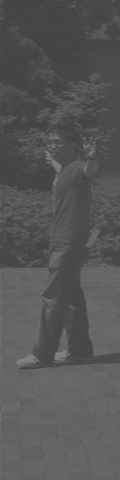
%> input picture Lista 3/Imagens/ex2.bmp, 120 x 480 px
$ octave exercicio_3.m   (GNU Octave 9; MATLAB toolbox functions it lacks are replaced by stand-ins)
%> lines starting %> are read from the running program, lines starting %| are printed output that depends on the picture
% ==========================================================
% EXERCÍCIO 3: Transformação Linear Definida por Partes
% ==========================================================
1; % <-- Comando dummy OBRIGATÓRIO no GNU Octave!
   % Isso garante que o Octave reconheça esse arquivo como um SCRIPT.
   % Se esse arquivo começasse direto com a palavra "function", ele ignoraria
   % todo o script lá embaixo.

% ==========================================================
% DEFINIÇÃO DA FUNÇÃO EXTERNA
% (No GNU Octave, a função deve SEMPRE ser definida ANTES de ser chamada!)
% ==========================================================
function im_out = transformacao_linear(im_in, ponto1, ponto2)
    % TRANSFORMACAO_LINEAR Aplica uma transformacao linear definida por partes.

    im_out = zeros(size(im_in), 'uint8');

    r1 = ponto1(1); s1 = ponto1(2);
    r2 = ponto2(1); s2 = ponto2(2);

    [linhas, colunas] = size(im_in);

    for i = 1:linhas
        for j = 1:colunas
            r = double(im_in(i, j));

            if r <= r1
                % Trecho 1: começa do (0,0) ate chegar em (r1,s1)
                a = s1/r1;
                s = a*r;

            elseif r > r1 && r <= r2
                % Trecho 2: de (r1,s1) ate chegar em (r2,s2)
                % Correção da matemática (faltou o -r1 no divisor!)
                a = (s2-s1)/(r2-r1);
                s = a*(r-r1)+s1;

            else
                % Trecho 3: do ponto (r2,s2) ate o finalzinho (255,255)
                % Correção da matemática (faltou o -r2 no divisor!)
                a = (255-s2)/(255-r2);
                s = a*(r-r2)+s2;
            end

            % Trava de segurança
            if s > 255; s = 255; end
            if s < 0;   s = 0;   end

            im_out(i, j) = uint8(s);

        end
    end
end

% ==========================================================
% EXECUÇÃO DO SCRIPT PRINCIPAL
% ==========================================================
clear; clc;

% 1. Leitura da imagem original
im_in = imread('Lista 3/Imagens/ex2.bmp');
%> im_in is the input picture: size 480x120 uint8; min 65, max 128, mean 86

% Se lermos uma imagem colorida (RGB, 3 canais), transformamos em cinza.
if size(im_in, 3) == 3
    im_in = rgb2gray(im_in);
end

% 2. Definição dos parâmetros da transformação
ponto1 = [60, 10];   % => Vetor com os valores de r1 e s1
ponto2 = [120, 240]; % => Vetor com os valores de r2 e s2

% 3. Chamada da função que foi definida ali em cima
im_out = transformacao_linear(im_in, ponto1, ponto2);
%> after the loop in transformacao_linear, `for i = 1:linhas`:
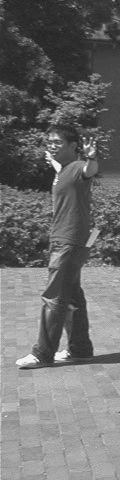
%> im_out: size 480x120 uint8; min 29, max 241, mean 109.7
%> after the loop in transformacao_linear, `for i = 1:linhas`: a = 3.83; s = 159.5

% ==========================================================
% PLOTAGEM DOS RESULTADOS
% ==========================================================
figure('Name', 'Exercício 3 - Transformação Linear por Partes', 'NumberTitle', 'off');

% Gráfico da Função Aplicada
subplot(1, 4, [1, 2]);
x_grafico = uint8(0:255);
% O legal aqui é que a sua própria função que processa a imagem
% consegue processar um vetor 1D do gráfico!
y_grafico = transformacao_linear(x_grafico, ponto1, ponto2);
plot(0:255, double(y_grafico), 'b-', 'LineWidth', 2);
title('Função Aplicada');
xlabel('Intensidade de Entrada (r)');
ylabel('Intensidade de Saída (s)');
xlim([0 255]); ylim([0 255]);
grid on;

% Imagem Original
subplot(1, 4, 3);
imshow(im_in);
title('Imagem Original');

% Imagem Processada
subplot(1, 4, 4);
imshow(im_out);
title('Imagem Processada (Transf. Linear)');
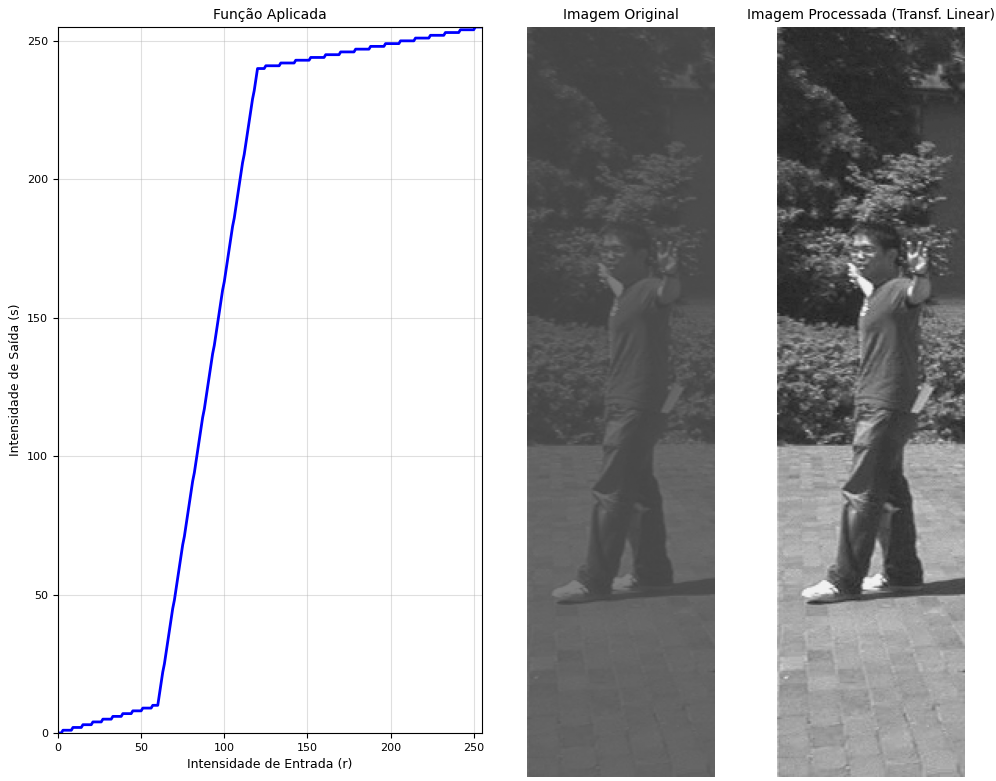
%> figure redrawn from the program's plot data, 3 panels

pause;
